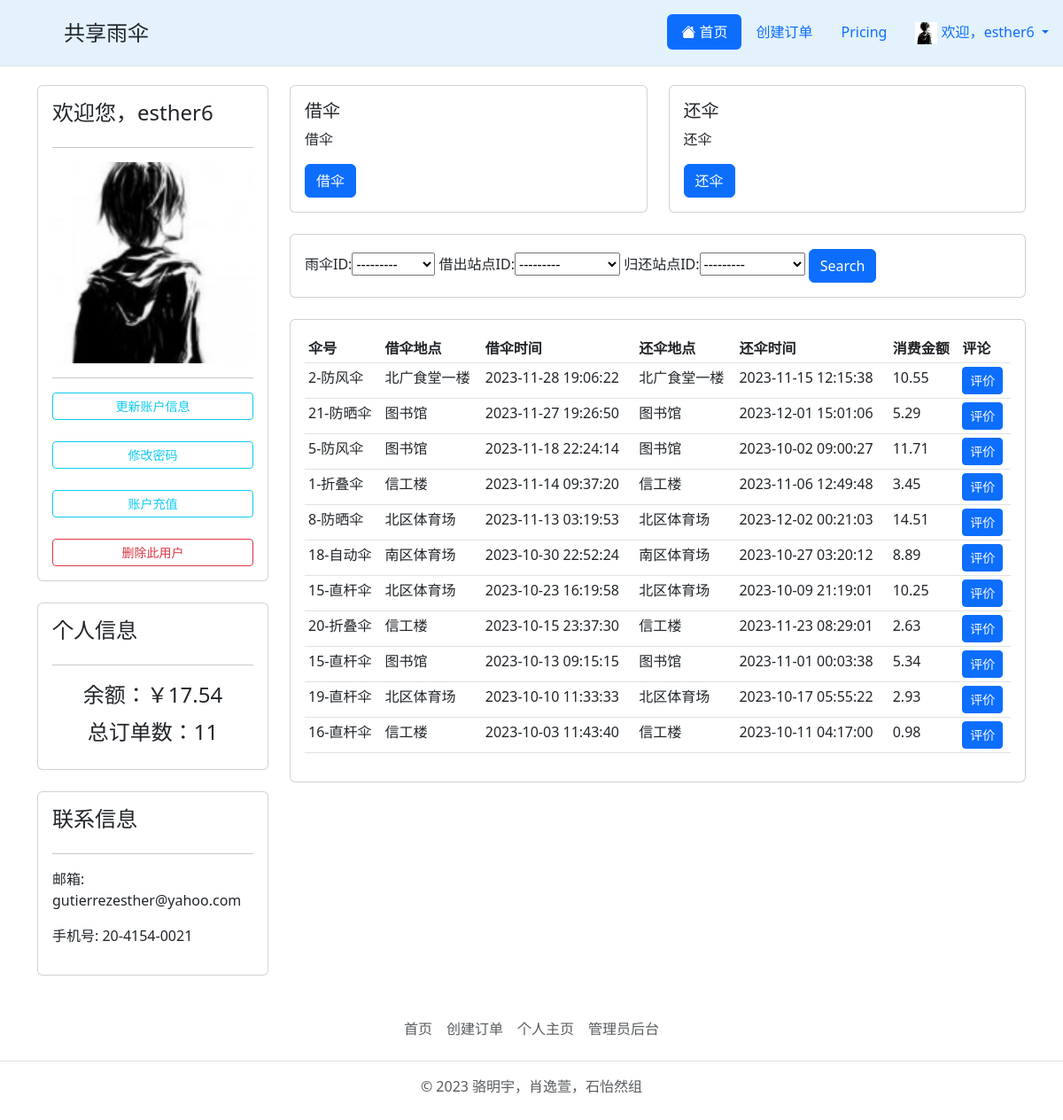
/user/esther6/ (signed in), run on the app's committed database.
### UmbrellaApp/models.py (models this page shows)
class User(AbstractUser):
    user_id = models.AutoField(primary_key=True, verbose_name="用户ID")
    user_real_name = models.CharField(verbose_name="用户真实姓名", max_length=50, unique=True)
    user_number = models.CharField(verbose_name="用户学工号", max_length=50)
    user_school = models.CharField(verbose_name="用户学校", max_length=50)
    user_balance = models.DecimalField(verbose_name="用户账户余额", max_digits=10, decimal_places=2, default=0.00)
    user_umbrella_id = models.ForeignKey(Umbrella, on_delete=models.SET_NULL, verbose_name="用户目前使用的伞号",
                                         null=True, blank=True)
    user_photo = models.ImageField(verbose_name='头像', blank=True, default='default_logo.jpg',
                                   upload_to='upload/user_logo/')
    user_phone = models.CharField(verbose_name="用户手机号", max_length=11, unique=True)
    user_last_login_date = models.DateTimeField(verbose_name="用户上次登录时间", null=True, blank=True, auto_now=True)
    user_registration_date = models.DateTimeField(verbose_name="用户注册日期", default=timezone.now)
    class Meta:
        verbose_name = "用户信息表"
        verbose_name_plural = verbose_name
    def __str__(self):
        return self.username

class Umbrella(models.Model):
    umbrella_id = models.AutoField(primary_key=True, verbose_name="伞ID")
    umbrella_warehousing_date = models.DateTimeField(verbose_name="入库日期")
    umbrella_type_id = models.ForeignKey(UmbrellaType, on_delete=models.SET_NULL, verbose_name="伞类型", null=True)
    umbrella_last_used_date = models.DateTimeField(verbose_name="上次使用日期", null=True, blank=True)
    umbrella_cost_price = models.FloatField(verbose_name="伞成本价")
    umbrella_scrapped = models.BooleanField(verbose_name="是否报废", default=False)
    class Meta:
        verbose_name = "雨伞信息表"
        verbose_name_plural = verbose_name
    def __str__(self):
        return str(self.umbrella_id) + '-' + str(self.umbrella_type_id)

class Diary(models.Model):
    diary_id = models.AutoField(primary_key=True, verbose_name="日志ID")
    user_id = models.ForeignKey(User, on_delete=models.CASCADE, verbose_name="用户ID")
    umbrella_id = models.ForeignKey(Umbrella, on_delete=models.CASCADE, verbose_name="雨伞ID")
    lending_site_id = models.ForeignKey(Site, on_delete=models.SET_NULL, verbose_name="借出站点ID", null=True,
                                        blank=True, related_name='lending_site')
    lending_lay_id = models.CharField(verbose_name="借出详细序号", max_length=50)
    lending_time = models.DateTimeField(verbose_name="借出时间")
    return_site_id = models.ForeignKey(Site, on_delete=models.SET_NULL, verbose_name="归还站点ID", null=True,
                                       blank=True, related_name='return_site')
    return_lay_id = models.CharField(verbose_name="归还详细序号", null=True, blank=True, max_length=50)
    return_time = models.DateTimeField(verbose_name="归还时间", null=True, blank=True, )
    order_price = models.FloatField(verbose_name="本次费用")
    class Meta:
        verbose_name = "日志表"
        verbose_name_plural = verbose_name

class UmbrellaType(models.Model):
    umbrella_type_id = models.AutoField(primary_key=True, verbose_name="伞类型ID")
    umbrella_type = models.CharField(verbose_name="伞类型", max_length=50)
    class Meta:
        verbose_name = "雨伞类型表"
        verbose_name_plural = verbose_name
    def __str__(self):
        return self.umbrella_type

class Site(models.Model):
    site_id = models.AutoField(primary_key=True, verbose_name="站点ID")
    site_address = models.CharField(verbose_name="站点地址", max_length=50)
    site_store_num = models.IntegerField(verbose_name="站点存放数量", null=True, blank=True)
    class Meta:
        verbose_name = "站点表"
        verbose_name_plural = verbose_name
    def __str__(self):
        return self.site_address

### UmbrellaApp/views.py (the view)
# urls.py: path("user/<str:pk>/", views.user),
@login_required(login_url='/login/')
def user(request, pk):
    user = User.objects.filter(username=pk).first()
    if request.method == "POST":
        form = UpdateUserForm(request.POST, request.FILES, instance=user)
        if form.is_valid():
            form.save()
            return redirect(f'/user/{pk}/')
    user_logs = Diary.objects.filter(user_id=user).order_by('-lending_time')
    use_number = Diary.objects.filter(user_id=user).count()
    my_filter = OrderFilter(request.GET, queryset=user_logs)
    user_logs = my_filter.qs
    update_user_form = UpdateUserForm(instance=user)
    change_password_form = ChangePasswordForm(user=request.user)
    for log in user_logs:
        log.has_comment = Comment.objects.filter(diary_id=log).exists()
        log.comment = Comment.objects.filter(diary_id=log).first() if log.has_comment else None
    order_form = OrderForm()
    current_time = timezone.now()
    coupons = Coupon.objects.filter(user_id=request.user, effective_time__lte=current_time,
                                    expire_time__gte=current_time)
    coupons_json = Coupon.objects.all()  # 获取所有优惠券数据
    coupons_json = json.dumps(list(coupons.values('coupon_id', 'satisfied_amount', 'discount_price', 'coupon_type')))
    context = {
        "user": user,
        "user_logs": user_logs,
        "use_number": use_number,
        "my_filter": my_filter,
        "update_user_form": update_user_form,
        "change_password_form": change_password_form,
        "order_form": order_form,
        'coupons': coupons,
        'coupons_json': coupons_json,
    }
    return render(request, 'account.html', context)

### UmbrellaApp/forms.py (shortened to what this page needs)
class UpdateUserForm(forms.ModelForm):
    class Meta:
        model = User
        fields = ['email', 'user_school', 'user_real_name', 'user_id', 'user_phone', 'user_photo']  # 更新字段
        labels = {
            'email': '邮箱',
            'user_school': '学校',
            'user_real_name': '真实姓名',
            'user_id': '学号',
            'user_phone': '电话号码',
            'user_photo': '头像',
        }
        widgets = {
            'email': forms.TextInput(attrs={'class': 'form-control'}),
            'user_school': forms.TextInput(attrs={'class': 'form-control'}),
            'user_real_name': forms.TextInput(attrs={'class': 'form-control'}),
            'user_id': forms.TextInput(attrs={'class': 'form-control'}),
            'user_phone': forms.TextInput(attrs={'class': 'form-control'}),
            'user_photo': forms.ClearableFileInput(attrs={'class': 'form-control'}),
        }

class ChangePasswordForm(forms.Form):
    old_password = forms.CharField(label='旧密码', max_length=32,
                                   widget=forms.PasswordInput(attrs={'class': 'form-control'}))
    password = forms.CharField(label='密码', max_length=32, widget=forms.PasswordInput(attrs={'class': 'form-control'}))
    re_password = forms.CharField(label='重复密码', max_length=32,
                                  widget=forms.PasswordInput(attrs={'class': 'form-control'}))
    def __init__(self, *args, **kwargs):
        self.user = kwargs.pop('user')
        super().__init__(*args, **kwargs)

### UmbrellaApp/templates/account.html (shortened to what this page needs)
{% extends 'block/main.html' %}
{% block content %}
    <div class="container">
        <div class="row">
            <div class="col-md-3">
                <div class="card card-body">
                    <h4>欢迎您，{{ user.username }}</h4>
                    <hr>
                    {% if request.user.photo %}
                        <img class="rounded" src="{{ request.user.photo.url }}">
                    {% else %}
                        <img class="rounded" src="/default_logo.jpg">
                    {% endif %}
                    <hr>
                    <a class="btn btn-outline-info  btn-sm btn-block" data-bs-toggle="modal"
                       data-bs-target="#update">更新账户信息</a>
                    <br>
                    <a class="btn btn-outline-info  btn-sm btn-block" data-bs-toggle="modal"
                       data-bs-target="#change_password">修改密码</a>
                    <br>
                    <a class="btn btn-outline-info btn-sm btn-block" data-bs-toggle="modal"
                       data-bs-target="#account_recharge">账户充值</a>
                    <br>
                    <a class=" btn btn-outline-danger btn-sm btn-block" data-bs-toggle="modal"
                       data-bs-target="#confirm_delete">删除此用户</a>
                </div>
                <br>
                <div class="card card-body">
                    <h4>个人信息</h4>
                    <hr>
                    <h4 style="text-align: center;padding: 3px">余额：￥{{ user.user_balance }}</h4>
                    <h4 style="text-align: center;padding: 3px">总订单数：{{ use_number }}</h4>
                </div>
                <br>
                <div class="card card-body">
                    <h4>联系信息</h4>
                    <hr>
                    <p>邮箱: {{ user.email }}</p>
                    <p>手机号: {{ user.user_phone }}</p>
                </div>
            </div>
            <div class="col-md-9">
                <div class="card-body">
                    <div class="row">
                        <div class="col-sm-6 mb-3 mb-sm-0">
                            <div class="card">
                                <div class="card-body">
                                    <h5 class="card-title">借伞</h5>
                                    <p class="card-text">借伞</p>
                                    <a class="btn btn-primary" data-bs-toggle="modal" data-bs-target="#borrow">借伞</a>
                                </div>
                            </div>
                        </div>
                        <div class="col-sm-6">
                            <div class="card">
                                <div class="card-body">
                                    <h5 class="card-title">还伞</h5>
                                    <p class="card-text">还伞</p>
                                    <a class="btn btn-primary" data-bs-toggle="modal" data-bs-target="#back">还伞</a>
                                </div>
                            </div>
                        </div>
                    </div>
                </div>
                <br>
                <div class="card card-body">
                    <form method="get">
                        {% for field in my_filter.form %}
                            {{ field.label }}:{{ field }}
                        {% endfor %}
                        <button class="btn btn-primary" type="submit">Search</button>
                    </form>
                </div>
                <br>
                <div class="card card-body">
                    <table class="table table-sm">
                        <tr>
                            <th>伞号</th>
                            <th>借伞地点</th>
                            <th>借伞时间</th>
                            <th>还伞地点</th>
                            <th>还伞时间</th>
                            <th>消费金额</th>
                            <th>评论</th>
                        </tr>
                        {% for log in user_logs %}
                            <tr>
                                <td>{{ log.umbrella_id }}</td>
                                <td>{{ log.lending_site_id }}</td>
                                <td>{{ log.lending_time|date:"Y-m-d H:i:s" }}</td>
                                <td>{{ log.return_site_id }}</td>
                                <td>{{ log.return_time|date:"Y-m-d H:i:s" }}</td>
                                <td>{{ log.order_price|floatformat:2 }}</td>
                                <td>
                                    {% if log.comment %}
                                        <button type="button" class="btn btn-success btn-sm" data-bs-toggle="modal"
                                                data-bs-target="#viewCommentModal{{ log.diary_id }}">已评价
                                        </button>
                                        <div class="modal fade" id="viewCommentModal{{ log.diary_id }}" tabindex="-1"
                                             aria-labelledby="viewCommentModalLabel{{ log.diary_id }}"
                                             aria-hidden="true">
                                            <div class="modal-dialog">
                                                <div class="modal-content">
                                                    <div class="modal-header">
                                                        <h5 class="modal-title"
                                                            id="viewCommentModalLabel{{ log.diary_id }}">
                                                            评价内容</h5>
                                                        <button type="button" class="btn-close" data-bs-dismiss="modal"
                                                                aria-label="Close"></button>
                                                    </div>
                                                    <div class="modal-body">
                                                        {{ log.comment.comment_content }}
                                                        <p>评分：{{ log.comment.comment_score }}</p><br>
                                                    </div>
                                                    <div class="modal-footer">
                                                        <p>评分时间：{{ log.comment.comment_time }}</p>
                                                    </div>
                                                </div>
                                            </div>
                                        </div>
                                    {% else %}
                                        <button type="button" class="btn btn-primary btn-sm" data-bs-toggle="modal"
                                                data-bs-target="#commentModal{{ log.diary_id }}">评价
                                        </button>
                                    {% endif %}
                                </td>
                            </tr>
                        {% endfor %}
                    </table>
                </div>
            </div>
        </div>
    </div>
{% endblock %}

### UmbrellaApp/templates/block/navbar.html (shortened to what this page needs)
<div>
    <header class="d-flex flex-wrap justify-content-center py-3 mb-4 border-bottom fixed-top"
            style="background-color: #e3f2fd;">
        <a href="#" class="d-flex align-items-center mb-5 mb-md-0 ms-md-4 me-md-auto text-dark text-decoration-none">
            <svg class="bi me-2" width="40" height="40">
                <use xlink:href="#icon-gufengwujianzhongguofengsangufengsan_huaban_huaban" height="35"
                     width="35"></use>
            </svg>
            <span class="fs-4">共享雨伞</span>
        </a>
        <ul class="nav nav-pills">
            <li class="nav-item"><a href="/" class="nav-link active" aria-current="page"><i
                    class="bi bi-house-fill"></i> 首页</a></li>
            <li class="nav-item"><a href="/creat_order/" class="nav-link">创建订单</a></li>
            <li class="nav-item"><a href="#" class="nav-link">Pricing</a></li>
            <li class="nav-item dropdown">
                <a class="nav-link dropdown-toggle" href="#" role="button" data-bs-toggle="dropdown"
                   aria-expanded="false">
                    {% if request.user.photo %}
                    <img width="25" height="25" src="{{ request.user.photo.url }}"> 欢迎，{{ request.user }}
                    {% else %}
                    <img width="25" height="25" src="/default_logo.jpg"> 欢迎，{{ request.user }}
                    {% endif %}
                </a>
            </li>
        </ul>
    </header>
    <br>
    <br>
    <br>
    <br>
</div>

### UmbrellaApp/templates/block/main.html (style rules this page uses)
body { background-color: #FFFFFF; }

### data on the page
User: user "esther6", username "esther6", user_balance "17.54", email "gutierrezesther@yahoo.com", user_phone "20-4154-0021"
Umbrella: form "---------"
Diary: umbrella_id "2-防风伞", lending_site_id "北广食堂一楼", lending_time "2023-11-28 19:06:22", return_site_id "北广食堂一楼", return_time "2023-11-15 12:15:38", order_price "10.55"
Diary: umbrella_id "21-防晒伞", lending_site_id "图书馆", lending_time "2023-11-27 19:26:50", return_site_id "图书馆", return_time "2023-12-01 15:01:06", order_price "5.29"
Diary: umbrella_id "5-防风伞", lending_site_id "图书馆", lending_time "2023-11-18 22:24:14", return_site_id "图书馆", return_time "2023-10-02 09:00:27", order_price "11.71"
Diary: umbrella_id "1-折叠伞", lending_site_id "信工楼", lending_time "2023-11-14 09:37:20", return_site_id "信工楼", return_time "2023-11-06 12:49:48", order_price "3.45"
Diary: umbrella_id "8-防晒伞", lending_site_id "北区体育场", lending_time "2023-11-13 03:19:53", return_site_id "北区体育场", return_time "2023-12-02 00:21:03", order_price "14.51"
Diary: umbrella_id "18-自动伞", lending_site_id "南区体育场", lending_time "2023-10-30 22:52:24", return_site_id "南区体育场", return_time "2023-10-27 03:20:12", order_price "8.89"
Diary: umbrella_id "15-直杆伞", lending_site_id "北区体育场", lending_time "2023-10-23 16:19:58", return_site_id "北区体育场", return_time "2023-10-09 21:19:01", order_price "10.25"
Diary: umbrella_id "20-折叠伞", lending_site_id "信工楼", lending_time "2023-10-15 23:37:30", return_site_id "信工楼", return_time "2023-11-23 08:29:01", order_price "2.63"
Diary: umbrella_id "15-直杆伞", lending_site_id "图书馆", lending_time "2023-10-13 09:15:15", return_site_id "图书馆", return_time "2023-11-01 00:03:38", order_price "5.34"
Diary: umbrella_id "19-直杆伞", lending_site_id "北区体育场", lending_time "2023-10-10 11:33:33", return_site_id "北区体育场", return_time "2023-10-17 05:55:22", order_price "2.93"
Diary: umbrella_id "16-直杆伞", lending_site_id "信工楼", lending_time "2023-10-03 11:43:40", return_site_id "信工楼", return_time "2023-10-11 04:17:00", order_price "0.98"

### other printed values
{{ use_number }} "11"
{{ field.label }} "雨伞ID" "借出站点ID" "归还站点ID"
